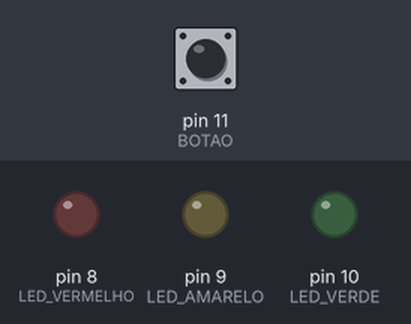
A sketch run on a simulated Arduino Uno, built with avr-gcc and run on an emulated ATmega328P. Shown: output pins drawn as LEDs (lit = HIGH). Dashed ring = blinking. The inputs (shaded band) are chosen by the test bench; at power-on: pin 11 (BOTAO) LOW. Random numbers use the default seed unless the sketch sets one.

Above: at 1.2 s.
1.3 s: pin 11 (BOTAO) pulled HIGH for 0.15 s
At 1.37 s:
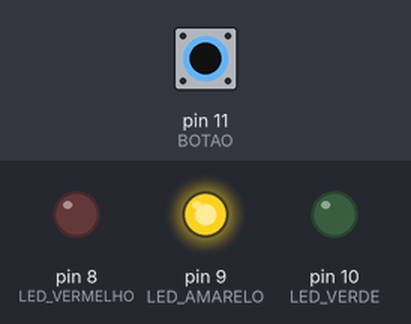
2.9 s: pin 11 (BOTAO) pulled HIGH for 3.2 s
At 7.0 s:
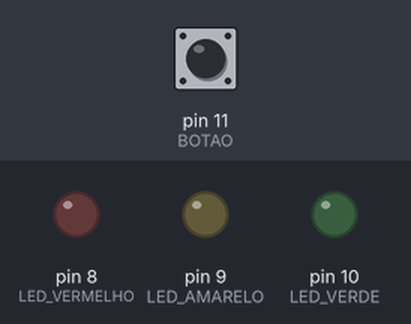
7.6 s: pin 11 (BOTAO) pulled HIGH for 1 s
At 8.2 s:
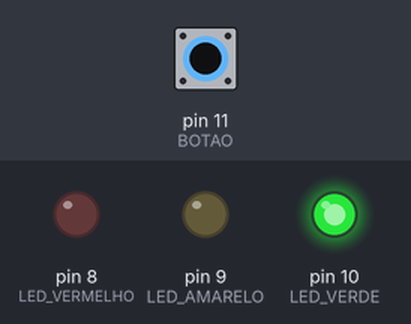
10.1 s: pin 11 (BOTAO) pulsed HIGH 5 times (0.12 s each, 0.3 s apart)
At 11.8 s:
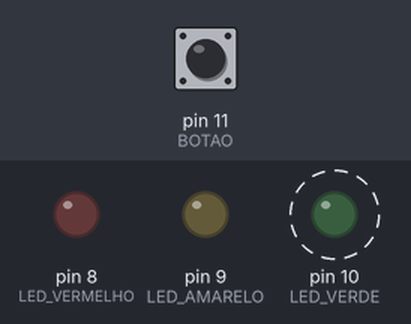
Timing chart, 0 to 13.3 s (numbered marks = the images above; inputs shaded):
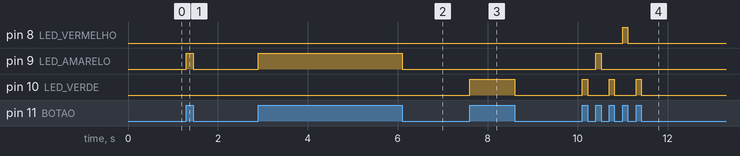

Measured:
- after the input at 1.3 s, pin 9 (LED_AMARELO): LOW → HIGH at once, → LOW 0.15 s later
- after the input at 2.9 s, pin 9 (LED_AMARELO): LOW → HIGH at once, → LOW 3.2 s later
- after the input at 7.6 s, pin 10 (LED_VERDE): LOW → HIGH at once, → LOW 1.0 s later
- after the input at 10.1 s, pin 8 (LED_VERMELHO): LOW → HIGH after 0.90 s, → LOW 0.12 s later; pin 9 (LED_AMARELO): LOW → HIGH after 0.30 s, → LOW 0.12 s later; pin 10 (LED_VERDE): alternates HIGH for 0.12 s and LOW for 0.48 s, 6 changes in all, then stays LOW, starting at once

The sketch:

Arduino_LEDs_Aleat_rios.ino
```cpp
// VARIÁVEIS
const int LED_VERMELHO = 8;
const int LED_AMARELO = 9;
const int LED_VERDE = 10;
const int BOTAO = 11;
long ESCOLHA;
bool eAnt = false;

void setup() {
  // put your setup code here, to run once:
  pinMode(LED_VERMELHO, OUTPUT);
  pinMode(LED_AMARELO, OUTPUT);
  pinMode(LED_VERDE, OUTPUT);
  pinMode(BOTAO, INPUT);

}

void loop() {
  if (digitalRead(BOTAO) == HIGH && eAnt == false) {
    eAnt = true;
    ESCOLHA = random(1, 4);
    switch (ESCOLHA) {
      case 1:
        digitalWrite(LED_VERMELHO, HIGH);
        break;
      case 2:
        digitalWrite(LED_AMARELO, HIGH);
        break;
      case 3:
        digitalWrite(LED_VERDE, HIGH);
        break;
    }
  }
  else if (digitalRead(BOTAO) == LOW && eAnt == true) {
    eAnt = false;
    digitalWrite(LED_VERMELHO, LOW);
    digitalWrite(LED_AMARELO, LOW);
    digitalWrite(LED_VERDE, LOW);
  }

}
```
